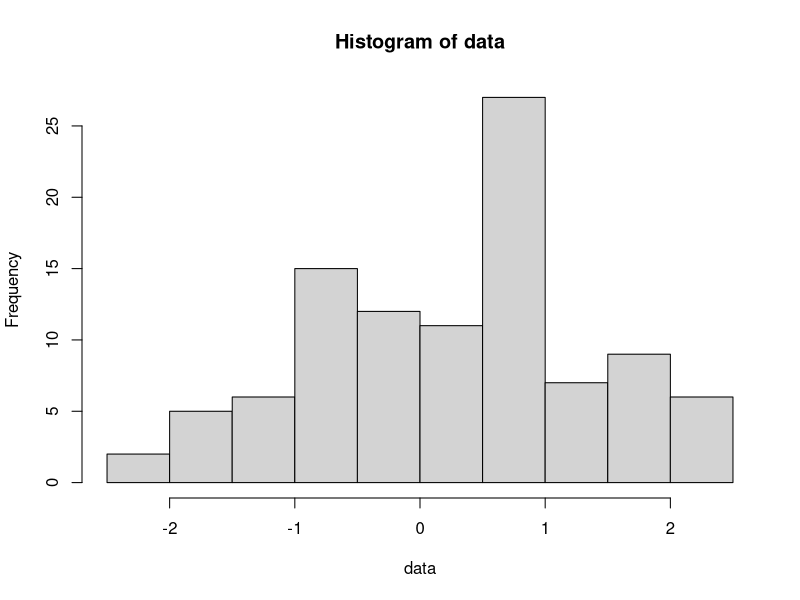
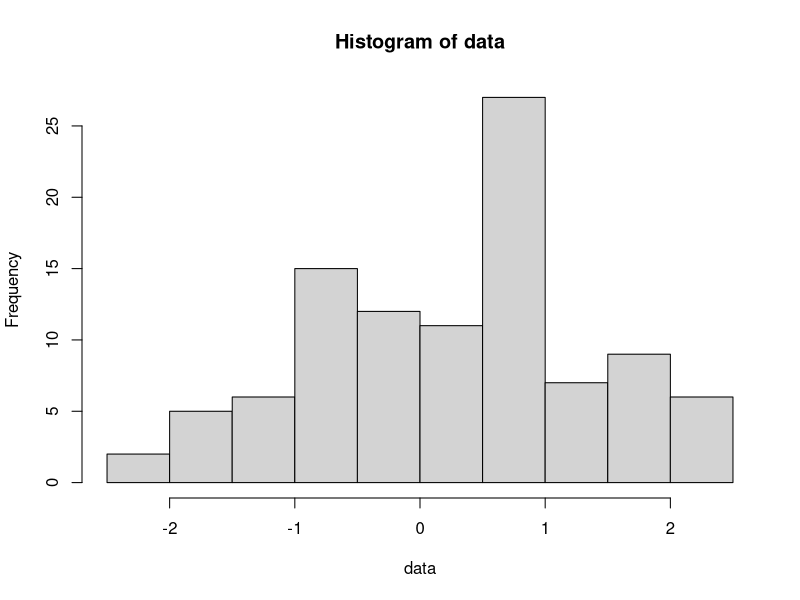

These figures' R source, in order:
## ---- chunk 1
v <- c(1:20)
v
## ---- chunk 2
v2 <- c("赤", "黄色", "青", "red", "blue")
v2
## ---- chunk 3
m <- matrix(v, nrow = 5)
m
## ---- chunk 4
m2 <- cbind(m, v2)
m2
## ---- chunk 5
d <- data.frame(x=c(1,2,3,4,5),
                y=c("red", "blue", "yellow", "green" , "pinc")
                )
View(d)
## ---- chunk 6
d$x
## ---- chunk 7
L <- list(mat=m, vec=v2, value=999 )
L
## ---- chunk 8
L$mat[2,2]
## ---- chunk 9
set.seed(12345) # 乱数のシード
data <- rnorm(n = 100, mean = 0, sd = 1) # 平均０、標準偏差１の正規分布 

## ---- chunk 10

hist(data)

## ---- chunk 11
hist(data)
